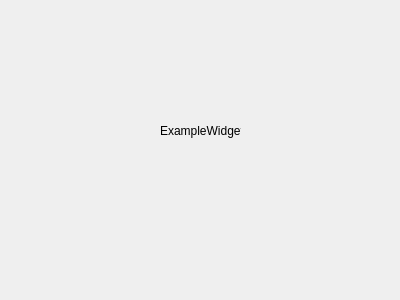
<?xml version="1.0" encoding="UTF-8"?>
<ui version="4.0">
 <class>ExampleWidget</class>
 <widget class="QWidget" name="ExampleWidget">
  <property name="geometry">
   <rect>
    <x>0</x>
    <y>0</y>
    <width>400</width>
    <height>300</height>
   </rect>
  </property>
  <property name="windowTitle">
   <string>Form</string>
  </property>
  <widget class="QLabel" name="label">
   <property name="geometry">
    <rect>
     <x>160</x>
     <y>110</y>
     <width>81</width>
     <height>41</height>
    </rect>
   </property>
   <property name="text">
    <string>ExampleWidget</string>
   </property>
  </widget>
 </widget>
 <resources/>
 <connections/>
</ui>
